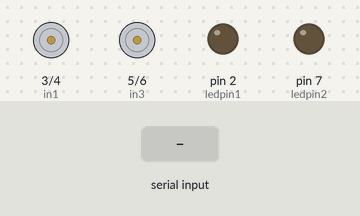
This sketch was run on a simulated Arduino Uno, built with avr-gcc and run on an emulated ATmega328P. Parts: motor-driver pin pairs drawn as motors (green arrow = first pin HIGH = forward, orange = second pin HIGH = backward, longer = more drive), output pins drawn as LEDs (lit = HIGH). The test bench sets the inputs (shaded band).

Above: at 1.2 s.
1.3 s: "a" received over Serial
At 1.7 s:
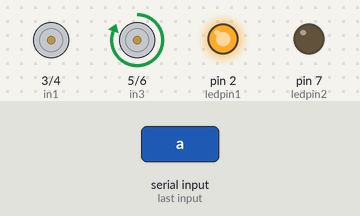
3.6 s: "w" received over Serial
At 4.6 s:
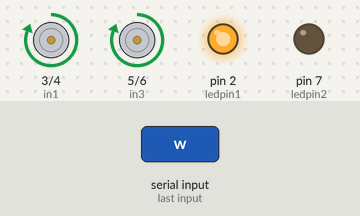
5.1 s: "d" received over Serial
At 5.5 s:
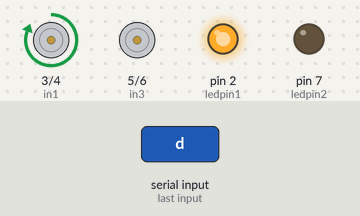
Timing chart, 0 to 8.1 s (numbered marks = the images above; inputs shaded):
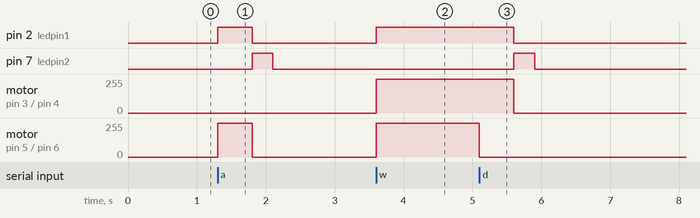

Measured:
- after the input at 1.3 s, pin 2 (ledpin1): LOW → HIGH at once, → LOW 0.50 s later; pin 7 (ledpin2): LOW → HIGH after 0.50 s, → LOW 0.30 s later; motor on pin 5 (in3) / pin 6 (in4): stopped → forward 255/255 at once, → stopped 0.50 s later
- after the input at 3.6 s, pin 2 (ledpin1): LOW → HIGH at once; motor on pin 3 (in1) / pin 4 (in2), motor on pin 5 (in3) / pin 6 (in4): stopped → forward 255/255 at once
- after the input at 5.1 s, pin 2 (ledpin1): HIGH → LOW after 0.50 s; pin 7 (ledpin2): LOW → HIGH after 0.50 s, → LOW 0.30 s later; motor on pin 3 (in1) / pin 4 (in2): forward 255/255 → stopped after 0.50 s; motor on pin 5 (in3) / pin 6 (in4): forward 255/255 → stopped at once

The sketch:

MotorController.ino
```cpp
// Definición de pines
const int ledpin1 = 2; //conectando al pin para determinar la señal entrada.
const int ledpin2 = 7; //conectando al pin para determinar la señal entrada.
const int in1 = 3;  // Conectado al pin IN1 del L298N
const int in2 = 4;  // Conectado al pin IN2 del L298N
const int in3 = 5;  // Conectado al pin IN3 del L298N
const int in4 = 6;  // Conectado al pin IN4 del L298N


void setup() {
  // Configurar pines como salidas
  pinMode(in1, OUTPUT);
  pinMode(in2, OUTPUT);
  pinMode(in3, OUTPUT);
  pinMode(in4, OUTPUT);
  pinMode(ledpin1, OUTPUT);
  pinMode(ledpin2, OUTPUT);
  Serial.begin(9600);


}

void loop() {
  // Condicion para saber si se encuentra disponible el puerto serial.
  if (Serial.available() > 0){
    char CaracterRecibido = Serial.read();

    if (CaracterRecibido == 'w'){
      digitalWrite(ledpin1, HIGH);//led indicador

      Adelante();
      //si hay algún cambio en el puerto serial cambia el apaga el led y deten el motor
      if (CaracterRecibido != 'w'){
        delay(500);
        digitalWrite(ledpin1, LOW);
        //
        Stop();
        //
        digitalWrite(ledpin2, HIGH); //led indicador paro
        delay(300);
        digitalWrite(ledpin2, LOW);
      }
    }


    //Izquierda
    if (CaracterRecibido == 'a'){
      digitalWrite(ledpin1, HIGH);//led indicador

      Izquierda();
      //si hay algún cambio en el puerto serial cambia el apaga el led y deten el motor
      if (CaracterRecibido != 'w'){
        delay(500);
        digitalWrite(ledpin1, LOW);
        //
        Stop();
        //
        digitalWrite(ledpin2, HIGH);//led indicador paro
        delay(300);
        digitalWrite(ledpin2, LOW);
      }
    }


    //Derecha
    if (CaracterRecibido == 'd'){
      digitalWrite(ledpin1, HIGH);

      Derecha();
      //si hay algún cambio en el puerto serial cambia el apaga el led y deten el motor
      if (CaracterRecibido != 'w'){
        delay(500);
        digitalWrite(ledpin1, LOW);
        //
        Stop();
        //
        digitalWrite(ledpin2, HIGH);//led indicador paro
        delay(300);
        digitalWrite(ledpin2, LOW);
      }
    }


    //Atras
    if (CaracterRecibido == 's'){
      digitalWrite(ledpin1, HIGH);

      Adelante();
      //si hay algún cambio en el puerto serial cambia el apaga el led y deten el motor
      if (CaracterRecibido != 'w'){
        delay(500);
        digitalWrite(ledpin1, LOW);
        //
        Stop();
        //
        digitalWrite(ledpin2, HIGH);
        delay(300);
        digitalWrite(ledpin2, LOW);
      }
    }


  }

}


void Adelante(){
  digitalWrite(in1, HIGH);
  digitalWrite(in2, LOW);

  digitalWrite(in3, HIGH);
  digitalWrite(in4, LOW);
}

void Atras(){
    // Atras
  digitalWrite(in1, LOW);
  digitalWrite(in2, HIGH);

  digitalWrite(in3, LOW);
  digitalWrite(in4, HIGH);
}

void Derecha(){

    // Detiene
  digitalWrite(in1, HIGH);
  digitalWrite(in2, LOW);

  digitalWrite(in3, LOW);
  digitalWrite(in4, LOW);

}

void Izquierda(){

    // Detiene
  digitalWrite(in1, LOW);
  digitalWrite(in2, LOW);

  digitalWrite(in3, HIGH);
  digitalWrite(in4, LOW);

}


void Stop(){
  // Detiene
  digitalWrite(in1, LOW);
  digitalWrite(in2, LOW);

  digitalWrite(in3, LOW);
  digitalWrite(in4, LOW);

}
```
